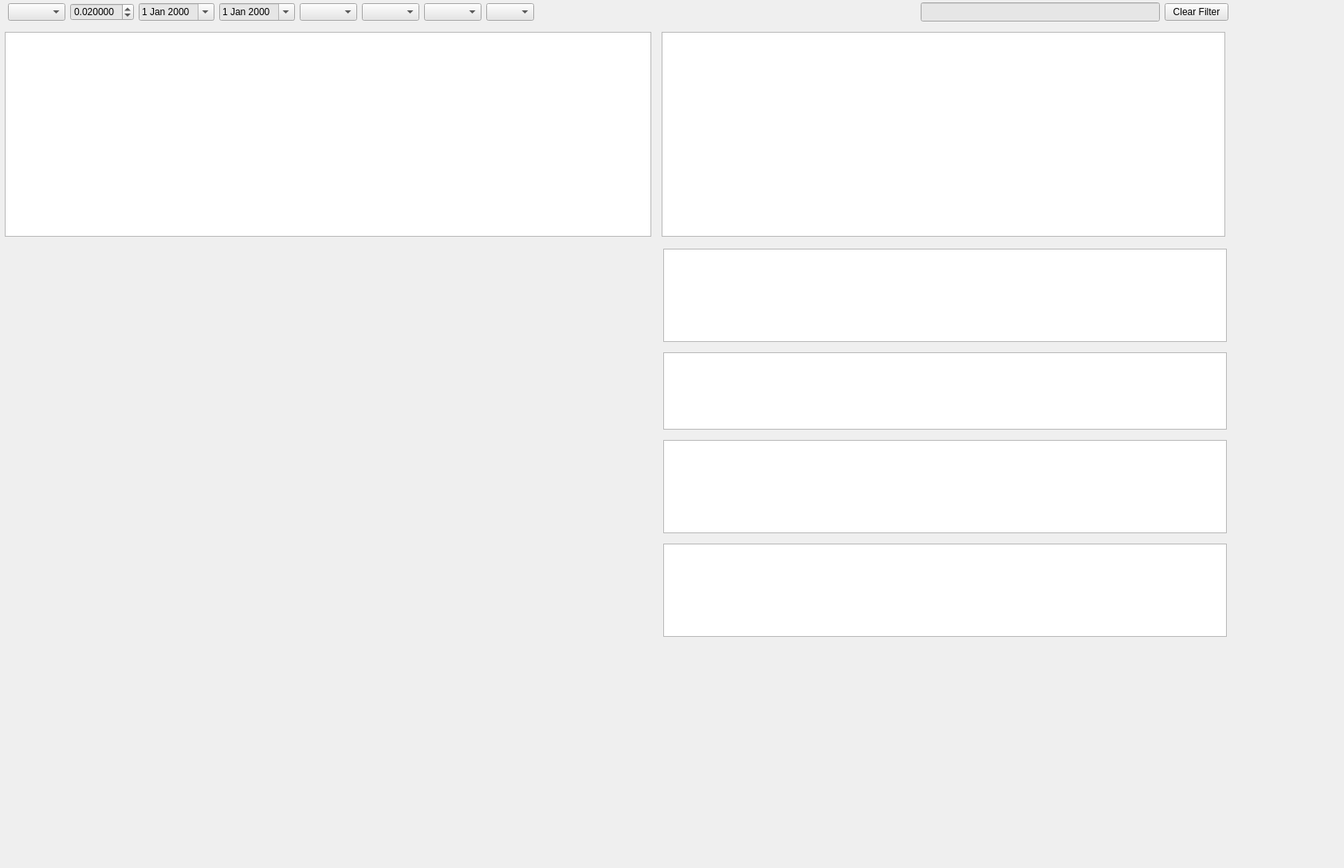
<?xml version="1.0" encoding="UTF-8"?>
<ui version="4.0">
 <class>SingleAssetAnalyseTab</class>
 <widget class="QWidget" name="SingleAssetAnalyseTab">
  <property name="geometry">
   <rect>
    <x>0</x>
    <y>0</y>
    <width>1686</width>
    <height>1089</height>
   </rect>
  </property>
  <property name="windowTitle">
   <string>Form</string>
  </property>
  <layout class="QVBoxLayout" name="verticalLayout_2">
   <property name="spacing">
    <number>0</number>
   </property>
   <property name="leftMargin">
    <number>0</number>
   </property>
   <property name="topMargin">
    <number>0</number>
   </property>
   <property name="rightMargin">
    <number>0</number>
   </property>
   <property name="bottomMargin">
    <number>0</number>
   </property>
   <item>
    <widget class="QWidget" name="widget" native="true">
     <widget class="PlotWidget" name="priceAantalChart" native="true">
      <property name="geometry">
       <rect>
        <x>14</x>
        <y>680</y>
        <width>391</width>
        <height>121</height>
       </rect>
      </property>
      <layout class="QVBoxLayout" name="verticalLayout_7">
       <property name="spacing">
        <number>9</number>
       </property>
       <property name="leftMargin">
        <number>9</number>
       </property>
       <property name="topMargin">
        <number>9</number>
       </property>
       <property name="rightMargin">
        <number>9</number>
       </property>
       <property name="bottomMargin">
        <number>9</number>
       </property>
      </layout>
     </widget>
     <widget class="QWidget" name="verticalLayoutWidget_4">
      <property name="geometry">
       <rect>
        <x>10</x>
        <y>310</y>
        <width>811</width>
        <height>361</height>
       </rect>
      </property>
      <layout class="QVBoxLayout" name="layoutChart">
       <property name="spacing">
        <number>2</number>
       </property>
       <property name="leftMargin">
        <number>2</number>
       </property>
       <property name="topMargin">
        <number>2</number>
       </property>
       <property name="rightMargin">
        <number>2</number>
       </property>
       <property name="bottomMargin">
        <number>2</number>
       </property>
      </layout>
     </widget>
     <widget class="PlotWidget" name="resultaatChart" native="true">
      <property name="geometry">
       <rect>
        <x>410</x>
        <y>680</y>
        <width>411</width>
        <height>121</height>
       </rect>
      </property>
      <layout class="QVBoxLayout" name="verticalLayout_9">
       <property name="spacing">
        <number>9</number>
       </property>
       <property name="leftMargin">
        <number>9</number>
       </property>
       <property name="topMargin">
        <number>9</number>
       </property>
       <property name="rightMargin">
        <number>9</number>
       </property>
       <property name="bottomMargin">
        <number>9</number>
       </property>
      </layout>
     </widget>
     <widget class="QWidget" name="verticalLayoutWidget_5">
      <property name="geometry">
       <rect>
        <x>830</x>
        <y>550</y>
        <width>711</width>
        <height>121</height>
       </rect>
      </property>
      <layout class="QVBoxLayout" name="verticalLayout_8">
       <property name="spacing">
        <number>2</number>
       </property>
       <property name="leftMargin">
        <number>2</number>
       </property>
       <property name="topMargin">
        <number>2</number>
       </property>
       <property name="rightMargin">
        <number>2</number>
       </property>
       <property name="bottomMargin">
        <number>2</number>
       </property>
       <item>
        <widget class="QTableView" name="tableViewOptiesOpenCall"/>
       </item>
      </layout>
     </widget>
     <widget class="QWidget" name="verticalLayoutWidget_6">
      <property name="geometry">
       <rect>
        <x>830</x>
        <y>680</y>
        <width>711</width>
        <height>121</height>
       </rect>
      </property>
      <layout class="QVBoxLayout" name="verticalLayout_10">
       <property name="spacing">
        <number>2</number>
       </property>
       <property name="leftMargin">
        <number>2</number>
       </property>
       <property name="topMargin">
        <number>2</number>
       </property>
       <property name="rightMargin">
        <number>2</number>
       </property>
       <property name="bottomMargin">
        <number>2</number>
       </property>
       <item>
        <widget class="QTableView" name="tableViewOptiesOpenPut"/>
       </item>
      </layout>
     </widget>
     <widget class="QWidget" name="horizontalLayoutWidget">
      <property name="geometry">
       <rect>
        <x>10</x>
        <y>0</y>
        <width>801</width>
        <height>31</height>
       </rect>
      </property>
      <layout class="QHBoxLayout" name="horizontalLayout">
       <item alignment="Qt::AlignmentFlag::AlignLeft">
        <widget class="QComboBox" name="asset_selector">
         <property name="maximumSize">
          <size>
           <width>150</width>
           <height>16777215</height>
          </size>
         </property>
         <property name="styleSheet">
          <string notr="true">background-color: rgb(230, 230, 230);</string>
         </property>
        </widget>
       </item>
       <item alignment="Qt::AlignmentFlag::AlignLeft">
        <widget class="QDoubleSpinBox" name="stepSizeBox">
         <property name="maximumSize">
          <size>
           <width>80</width>
           <height>16777215</height>
          </size>
         </property>
         <property name="styleSheet">
          <string notr="true">background-color: rgb(230, 230, 230);</string>
         </property>
         <property name="decimals">
          <number>6</number>
         </property>
         <property name="value">
          <double>0.020000000000000</double>
         </property>
        </widget>
       </item>
       <item alignment="Qt::AlignmentFlag::AlignLeft">
        <widget class="QDateEdit" name="startDate">
         <property name="maximumSize">
          <size>
           <width>120</width>
           <height>16777215</height>
          </size>
         </property>
         <property name="styleSheet">
          <string notr="true">background-color: rgb(230, 230, 230);</string>
         </property>
         <property name="calendarPopup">
          <bool>true</bool>
         </property>
        </widget>
       </item>
       <item alignment="Qt::AlignmentFlag::AlignLeft">
        <widget class="QDateEdit" name="endDate">
         <property name="maximumSize">
          <size>
           <width>120</width>
           <height>16777215</height>
          </size>
         </property>
         <property name="styleSheet">
          <string notr="true">background-color: rgb(230, 230, 230);</string>
         </property>
         <property name="calendarPopup">
          <bool>true</bool>
         </property>
        </widget>
       </item>
       <item>
        <widget class="QComboBox" name="comboBoxStatus">
         <property name="maximumSize">
          <size>
           <width>80</width>
           <height>16777215</height>
          </size>
         </property>
         <property name="styleSheet">
          <string notr="true">background-color: rgb(230, 230, 230);</string>
         </property>
        </widget>
       </item>
       <item>
        <widget class="QComboBox" name="comboBoxValueGrow">
         <property name="maximumSize">
          <size>
           <width>80</width>
           <height>16777215</height>
          </size>
         </property>
         <property name="styleSheet">
          <string notr="true">background-color: rgb(230, 230, 230);</string>
         </property>
        </widget>
       </item>
       <item>
        <widget class="QComboBox" name="comboBoxSector">
         <property name="maximumSize">
          <size>
           <width>140</width>
           <height>16777215</height>
          </size>
         </property>
         <property name="styleSheet">
          <string notr="true">background-color: rgb(230, 230, 230);</string>
         </property>
        </widget>
       </item>
       <item>
        <widget class="QComboBox" name="comboBoxRegio">
         <property name="maximumSize">
          <size>
           <width>60</width>
           <height>16777215</height>
          </size>
         </property>
         <property name="styleSheet">
          <string notr="true">background-color: rgb(230, 230, 230);</string>
         </property>
        </widget>
       </item>
       <item>
        <spacer name="horizontalSpacer">
         <property name="orientation">
          <enum>Qt::Orientation::Horizontal</enum>
         </property>
         <property name="sizeHint" stdset="0">
          <size>
           <width>40</width>
           <height>20</height>
          </size>
         </property>
        </spacer>
       </item>
      </layout>
     </widget>
     <widget class="QWidget" name="horizontalLayoutWidget_2">
      <property name="geometry">
       <rect>
        <x>830</x>
        <y>0</y>
        <width>711</width>
        <height>31</height>
       </rect>
      </property>
      <layout class="QHBoxLayout" name="horizontalLayout_2">
       <item>
        <spacer name="horizontalSpacer_2">
         <property name="orientation">
          <enum>Qt::Orientation::Horizontal</enum>
         </property>
         <property name="sizeHint" stdset="0">
          <size>
           <width>40</width>
           <height>20</height>
          </size>
         </property>
        </spacer>
       </item>
       <item alignment="Qt::AlignmentFlag::AlignRight">
        <widget class="QLineEdit" name="lineEditFilterOptiesOpen">
         <property name="minimumSize">
          <size>
           <width>300</width>
           <height>24</height>
          </size>
         </property>
         <property name="maximumSize">
          <size>
           <width>450</width>
           <height>16777215</height>
          </size>
         </property>
         <property name="styleSheet">
          <string notr="true">background-color: rgb(230, 230, 230);</string>
         </property>
        </widget>
       </item>
       <item alignment="Qt::AlignmentFlag::AlignRight">
        <widget class="QPushButton" name="buttonClearFiltersOptiesOpen">
         <property name="maximumSize">
          <size>
           <width>150</width>
           <height>16777215</height>
          </size>
         </property>
         <property name="styleSheet">
          <string notr="true">background-color: rgb(230, 230, 230);</string>
         </property>
         <property name="text">
          <string>Clear Filter</string>
         </property>
        </widget>
       </item>
      </layout>
     </widget>
     <widget class="QWidget" name="verticalLayoutWidget_7">
      <property name="geometry">
       <rect>
        <x>830</x>
        <y>310</y>
        <width>711</width>
        <height>121</height>
       </rect>
      </property>
      <layout class="QVBoxLayout" name="verticalLayout_11">
       <property name="spacing">
        <number>2</number>
       </property>
       <property name="leftMargin">
        <number>2</number>
       </property>
       <property name="topMargin">
        <number>2</number>
       </property>
       <property name="rightMargin">
        <number>2</number>
       </property>
       <property name="bottomMargin">
        <number>2</number>
       </property>
       <item>
        <widget class="QTableView" name="tableViewAandelen"/>
       </item>
      </layout>
     </widget>
     <widget class="QWidget" name="verticalLayoutWidget_8">
      <property name="geometry">
       <rect>
        <x>830</x>
        <y>440</y>
        <width>711</width>
        <height>101</height>
       </rect>
      </property>
      <layout class="QVBoxLayout" name="verticalLayout_12">
       <property name="spacing">
        <number>2</number>
       </property>
       <property name="leftMargin">
        <number>2</number>
       </property>
       <property name="topMargin">
        <number>2</number>
       </property>
       <property name="rightMargin">
        <number>2</number>
       </property>
       <property name="bottomMargin">
        <number>2</number>
       </property>
       <item>
        <widget class="QTableView" name="tableViewSprinters"/>
       </item>
      </layout>
     </widget>
     <widget class="QTableWidget" name="payoff_table">
      <property name="geometry">
       <rect>
        <x>6</x>
        <y>40</y>
        <width>811</width>
        <height>257</height>
       </rect>
      </property>
      <attribute name="verticalHeaderMinimumSectionSize">
       <number>30</number>
      </attribute>
     </widget>
     <widget class="QTableView" name="tableViewOptiesOpen">
      <property name="geometry">
       <rect>
        <x>830</x>
        <y>40</y>
        <width>707</width>
        <height>257</height>
       </rect>
      </property>
     </widget>
    </widget>
   </item>
  </layout>
 </widget>
 <customwidgets>
  <customwidget>
   <class>PlotWidget</class>
   <extends>QWidget</extends>
   <header location="global">pyqtgraph</header>
   <container>1</container>
  </customwidget>
 </customwidgets>
 <resources/>
 <connections/>
</ui>
